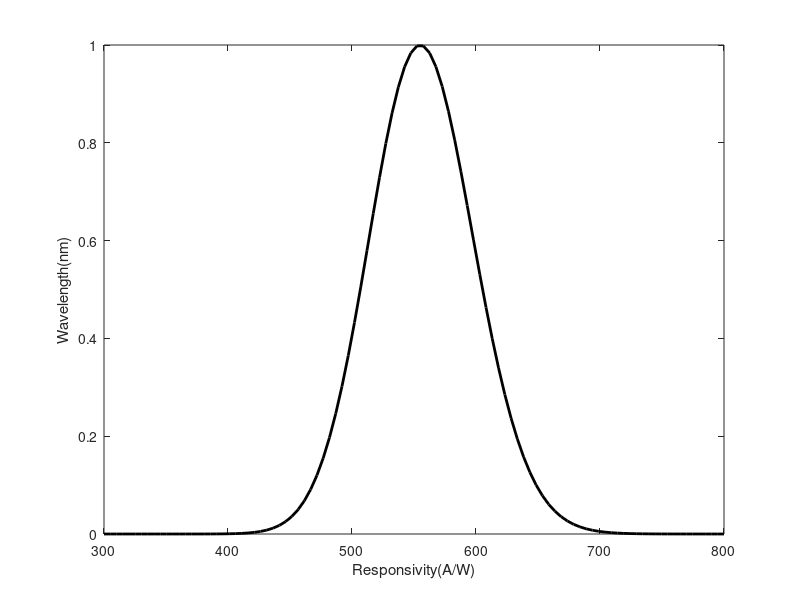

This figure's MATLAB source:
clear all
clc
lambda = linspace(300,800,100);
x = lambda/555-1;
% h =  6.6260e-34;
% % f = 474000000;
% c = 2.998*10^8;
% % q = 0.02;
% e = 0.02;
% mu = 0.9;
S = exp(-88*(x.^2)+41*(x.^3));;
plot(lambda,S,'k','LineWidth',2')
% fplot(lambda,f,LineSpec)
xlabel('Responsivity(A/W)')
ylabel('Wavelength(nm)')
